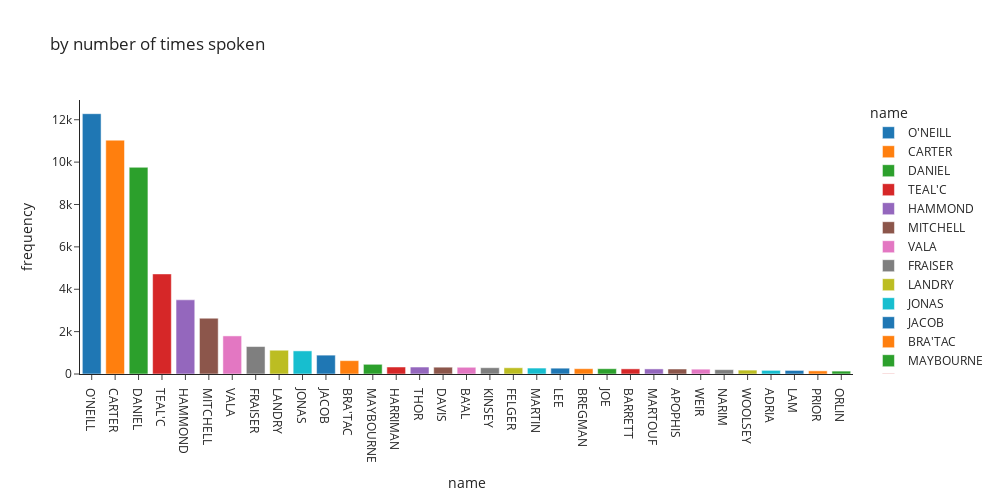

The cell this chart's notebook holds for it:
### Markdown cell above
However, Over all seasons, Jack O'Neill talks the most often.

### Code cell
gc.collect()
px.bar(
    over_all_seasons.sort("frequency", descending=True),
    x="name",
    y="frequency",
    color="name",
    title="by number of times spoken",
    template="simple_white",
    width=1000,
    height=500,
)

### Figure 1 — Plotly figure (JSON) as saved in the notebook; plotly's stock layout.template omitted (floating-point values rounded to 4 significant figures)
{"data": [{"alignmentgroup": "True", "hovertemplate": "name=%{x}<br>frequency=%{y}<extra></extra>", "legendgroup": "O'NEILL", "marker": {"color": "#1F77B4", "pattern": {"shape": ""}}, "name": "O'NEILL", "offsetgroup": "O'NEILL", "orientation": "v", "showlegend": true, "textposition": "auto", "type": "bar", "x": ["O'NEILL"], "xaxis": "x", "y": [12285], "yaxis": "y"}, {"alignmentgroup": "True", "hovertemplate": "name=%{x}<br>frequency=%{y}<extra></extra>", "legendgroup": "CARTER", "marker": {"color": "#FF7F0E", "pattern": {"shape": ""}}, "name": "CARTER", "offsetgroup": "CARTER", "orientation": "v", "showlegend": true, "textposition": "auto", "type": "bar", "x": ["CARTER"], "xaxis": "x", "y": [11036], "yaxis": "y"}, {"alignmentgroup": "True", "hovertemplate": "name=%{x}<br>frequency=%{y}<extra></extra>", "legendgroup": "DANIEL", "marker": {"color": "#2CA02C", "pattern": {"shape": ""}}, "name": "DANIEL", "offsetgroup": "DANIEL", "orientation": "v", "showlegend": true, "textposition": "auto", "type": "bar", "x": ["DANIEL"], "xaxis": "x", "y": [9755], "yaxis": "y"}, {"alignmentgroup": "True", "hovertemplate": "name=%{x}<br>frequency=%{y}<extra></extra>", "legendgroup": "TEAL'C", "marker": {"color": "#D62728", "pattern": {"shape": ""}}, "name": "TEAL'C", "offsetgroup": "TEAL'C", "orientation": "v", "showlegend": true, "textposition": "auto", "type": "bar", "x": ["TEAL'C"], "xaxis": "x", "y": [4724], "yaxis": "y"}, {"alignmentgroup": "True", "hovertemplate": "name=%{x}<br>frequency=%{y}<extra></extra>", "legendgroup": "HAMMOND", "marker": {"color": "#9467BD", "pattern": {"shape": ""}}, "name": "HAMMOND", "offsetgroup": "HAMMOND", "orientation": "v", "showlegend": true, "textposition": "auto", "type": "bar", "x": ["HAMMOND"], "xaxis": "x", "y": [3501], "yaxis": "y"}, {"alignmentgroup": "True", "hovertemplate": "name=%{x}<br>frequency=%{y}<extra></extra>", "legendgroup": "MITCHELL", "marker": {"color": "#8C564B", "pattern": {"shape": ""}}, "name": "MITCHELL", "offsetgroup": "MITCHELL", "orientation": "v", "showlegend": true, "textposition": "auto", "type": "bar", "x": ["MITCHELL"], "xaxis": "x", "y": [2634], "yaxis": "y"}, {"alignmentgroup": "True", "hovertemplate": "name=%{x}<br>frequency=%{y}<extra></extra>", "legendgroup": "VALA", "marker": {"color": "#E377C2", "pattern": {"shape": ""}}, "name": "VALA", "offsetgroup": "VALA", "orientation": "v", "showlegend": true, "textposition": "auto", "type": "bar", "x": ["VALA"], "xaxis": "x", "y": [1798], "yaxis": "y"}, {"alignmentgroup": "True", "hovertemplate": "name=%{x}<br>frequency=%{y}<extra></extra>", "legendgroup": "FRAISER", "marker": {"color": "#7F7F7F", "pattern": {"shape": ""}}, "name": "FRAISER", "offsetgroup": "FRAISER", "orientation": "v", "showlegend": true, "textposition": "auto", "type": "bar", "x": ["FRAISER"], "xaxis": "x", "y": [1296], "yaxis": "y"}, {"alignmentgroup": "True", "hovertemplate": "name=%{x}<br>frequency=%{y}<extra></extra>", "legendgroup": "LANDRY", "marker": {"color": "#BCBD22", "pattern": {"shape": ""}}, "name": "LANDRY", "offsetgroup": "LANDRY", "orientation": "v", "showlegend": true, "textposition": "auto", "type": "bar", "x": ["LANDRY"], "xaxis": "x", "y": [1122], "yaxis": "y"}, {"alignmentgroup": "True", "hovertemplate": "name=%{x}<br>frequency=%{y}<extra></extra>", "legendgroup": "JONAS", "marker": {"color": "#17BECF", "pattern": {"shape": ""}}, "name": "JONAS", "offsetgroup": "JONAS", "orientation": "v", "showlegend": true, "textposition": "auto", "type": "bar", "x": ["JONAS"], "xaxis": "x", "y": [1091], "yaxis": "y"}, {"alignmentgroup": "True", "hovertemplate": "name=%{x}<br>frequency=%{y}<extra></extra>", "legendgroup": "JACOB", "marker": {"color": "#1F77B4", "pattern": {"shape": ""}}, "name": "JACOB", "offsetgroup": "JACOB", "orientation": "v", "showlegend": true, "textposition": "auto", "type": "bar", "x": ["JACOB"], "xaxis": "x", "y": [890], "yaxis": "y"}, {"alignmentgroup": "True", "hovertemplate": "name=%{x}<br>frequency=%{y}<extra></extra>", "legendgroup": "BRA'TAC", "marker": {"color": "#FF7F0E", "pattern": {"shape": ""}}, "name": "BRA'TAC", "offsetgroup": "BRA'TAC", "orientation": "v", "showlegend": true, "textposition": "auto", "type": "bar", "x": ["BRA'TAC"], "xaxis": "x", "y": [630], "yaxis": "y"}, {"alignmentgroup": "True", "hovertemplate": "name=%{x}<br>frequency=%{y}<extra></extra>", "legendgroup": "MAYBOURNE", "marker": {"color": "#2CA02C", "pattern": {"shape": ""}}, "name": "MAYBOURNE", "offsetgroup": "MAYBOURNE", "orientation": "v", "showlegend": true, "textposition": "auto", "type": "bar", "x": ["MAYBOURNE"], "xaxis": "x", "y": [458], "yaxis": "y"}, {"alignmentgroup": "True", "hovertemplate": "name=%{x}<br>frequency=%{y}<extra></extra>", "legendgroup": "HARRIMAN", "marker": {"color": "#D62728", "pattern": {"shape": ""}}, "name": "HARRIMAN", "offsetgroup": "HARRIMAN", "orientation": "v", "showlegend": true, "textposition": "auto", "type": "bar", "x": ["HARRIMAN"], "xaxis": "x", "y": [331], "yaxis": "y"}, {"alignmentgroup": "True", "hovertemplate": "name=%{x}<br>frequency=%{y}<extra></extra>", "legendgroup": "THOR", "marker": {"color": "#9467BD", "pattern": {"shape": ""}}, "name": "THOR", "offsetgroup": "THOR", "orientation": "v", "showlegend": true, "textposition": "auto", "type": "bar", "x": ["THOR"], "xaxis": "x", "y": [329], "yaxis": "y"}, {"alignmentgroup": "True", "hovertemplate": "name=%{x}<br>frequency=%{y}<extra></extra>", "legendgroup": "DAVIS", "marker": {"color": "#8C564B", "pattern": {"shape": ""}}, "name": "DAVIS", "offsetgroup": "DAVIS", "orientation": "v", "showlegend": true, "textposition": "auto", "type": "bar", "x": ["DAVIS"], "xaxis": "x", "y": [322], "yaxis": "y"}, {"alignmentgroup": "True", "hovertemplate": "name=%{x}<br>frequency=%{y}<extra></extra>", "legendgroup": "BA'AL", "marker": {"color": "#E377C2", "pattern": {"shape": ""}}, "name": "BA'AL", "offsetgroup": "BA'AL", "orientation": "v", "showlegend": true, "textposition": "auto", "type": "bar", "x": ["BA'AL"], "xaxis": "x", "y": [318], "yaxis": "y"}, {"alignmentgroup": "True", "hovertemplate": "name=%{x}<br>frequency=%{y}<extra></extra>", "legendgroup": "KINSEY", "marker": {"color": "#7F7F7F", "pattern": {"shape": ""}}, "name": "KINSEY", "offsetgroup": "KINSEY", "orientation": "v", "showlegend": true, "textposition": "auto", "type": "bar", "x": ["KINSEY"], "xaxis": "x", "y": [297], "yaxis": "y"}, {"alignmentgroup": "True", "hovertemplate": "name=%{x}<br>frequency=%{y}<extra></extra>", "legendgroup": "FELGER", "marker": {"color": "#BCBD22", "pattern": {"shape": ""}}, "name": "FELGER", "offsetgroup": "FELGER", "orientation": "v", "showlegend": true, "textposition": "auto", "type": "bar", "x": ["FELGER"], "xaxis": "x", "y": [295], "yaxis": "y"}, {"alignmentgroup": "True", "hovertemplate": "name=%{x}<br>frequency=%{y}<extra></extra>", "legendgroup": "MARTIN", "marker": {"color": "#17BECF", "pattern": {"shape": ""}}, "name": "MARTIN", "offsetgroup": "MARTIN", "orientation": "v", "showlegend": true, "textposition": "auto", "type": "bar", "x": ["MARTIN"], "xaxis": "x", "y": [281], "yaxis": "y"}, {"alignmentgroup": "True", "hovertemplate": "name=%{x}<br>frequency=%{y}<extra></extra>", "legendgroup": "LEE", "marker": {"color": "#1F77B4", "pattern": {"shape": ""}}, "name": "LEE", "offsetgroup": "LEE", "orientation": "v", "showlegend": true, "textposition": "auto", "type": "bar", "x": ["LEE"], "xaxis": "x", "y": [275], "yaxis": "y"}, {"alignmentgroup": "True", "hovertemplate": "name=%{x}<br>frequency=%{y}<extra></extra>", "legendgroup": "BREGMAN", "marker": {"color": "#FF7F0E", "pattern": {"shape": ""}}, "name": "BREGMAN", "offsetgroup": "BREGMAN", "orientation": "v", "showlegend": true, "textposition": "auto", "type": "bar", "x": ["BREGMAN"], "xaxis": "x", "y": [251], "yaxis": "y"}, {"alignmentgroup": "True", "hovertemplate": "name=%{x}<br>frequency=%{y}<extra></extra>", "legendgroup": "JOE", "marker": {"color": "#2CA02C", "pattern": {"shape": ""}}, "name": "JOE", "offsetgroup": "JOE", "orientation": "v", "showlegend": true, "textposition": "auto", "type": "bar", "x": ["JOE"], "xaxis": "x", "y": [250], "yaxis": "y"}, {"alignmentgroup": "True", "hovertemplate": "name=%{x}<br>frequency=%{y}<extra></extra>", "legendgroup": "BARRETT", "marker": {"color": "#D62728", "pattern": {"shape": ""}}, "name": "BARRETT", "offsetgroup": "BARRETT", "orientation": "v", "showlegend": true, "textposition": "auto", "type": "bar", "x": ["BARRETT"], "xaxis": "x", "y": [243], "yaxis": "y"}, {"alignmentgroup": "True", "hovertemplate": "name=%{x}<br>frequency=%{y}<extra></extra>", "legendgroup": "MARTOUF", "marker": {"color": "#9467BD", "pattern": {"shape": ""}}, "name": "MARTOUF", "offsetgroup": "MARTOUF", "orientation": "v", "showlegend": true, "textposition": "auto", "type": "bar", "x": ["MARTOUF"], "xaxis": "x", "y": [240], "yaxis": "y"}, {"alignmentgroup": "True", "hovertemplate": "name=%{x}<br>frequency=%{y}<extra></extra>", "legendgroup": "APOPHIS", "marker": {"color": "#8C564B", "pattern": {"shape": ""}}, "name": "APOPHIS", "offsetgroup": "APOPHIS", "orientation": "v", "showlegend": true, "textposition": "auto", "type": "bar", "x": ["APOPHIS"], "xaxis": "x", "y": [236], "yaxis": "y"}, {"alignmentgroup": "True", "hovertemplate": "name=%{x}<br>frequency=%{y}<extra></extra>", "legendgroup": "WEIR", "marker": {"color": "#E377C2", "pattern": {"shape": ""}}, "name": "WEIR", "offsetgroup": "WEIR", "orientation": "v", "showlegend": true, "textposition": "auto", "type": "bar", "x": ["WEIR"], "xaxis": "x", "y": [228], "yaxis": "y"}, {"alignmentgroup": "True", "hovertemplate": "name=%{x}<br>frequency=%{y}<extra></extra>", "legendgroup": "NARIM", "marker": {"color": "#7F7F7F", "pattern": {"shape": ""}}, "name": "NARIM", "offsetgroup": "NARIM", "orientation": "v", "showlegend": true, "textposition": "auto", "type": "bar", "x": ["NARIM"], "xaxis": "x", "y": [205], "yaxis": "y"}, {"alignmentgroup": "True", "hovertemplate": "name=%{x}<br>frequency=%{y}<extra></extra>", "legendgroup": "WOOLSEY", "marker": {"color": "#BCBD22", "pattern": {"shape": ""}}, "name": "WOOLSEY", "offsetgroup": "WOOLSEY", "orientation": "v", "showlegend": true, "textposition": "auto", "type": "bar", "x": ["WOOLSEY"], "xaxis": "x", "y": [184], "yaxis": "y"}, {"alignmentgroup": "True", "hovertemplate": "name=%{x}<br>frequency=%{y}<extra></extra>", "legendgroup": "ADRIA", "marker": {"color": "#17BECF", "pattern": {"shape": ""}}, "name": "ADRIA", "offsetgroup": "ADRIA", "orientation": "v", "showlegend": true, "textposition": "auto", "type": "bar", "x": ["ADRIA"], "xaxis": "x", "y": [172], "yaxis": "y"}, {"alignmentgroup": "True", "hovertemplate": "name=%{x}<br>frequency=%{y}<extra></extra>", "legendgroup": "LAM", "marker": {"color": "#1F77B4", "pattern": {"shape": ""}}, "name": "LAM", "offsetgroup": "LAM", "orientation": "v", "showlegend": true, "textposition": "auto", "type": "bar", "x": ["LAM"], "xaxis": "x", "y": [169], "yaxis": "y"}, {"alignmentgroup": "True", "hovertemplate": "name=%{x}<br>frequency=%{y}<extra></extra>", "legendgroup": "PRIOR", "marker": {"color": "#FF7F0E", "pattern": {"shape": ""}}, "name": "PRIOR", "offsetgroup": "PRIOR", "orientation": "v", "showlegend": true, "textposition": "auto", "type": "bar", "x": ["PRIOR"], "xaxis": "x", "y": [148], "yaxis": "y"}, {"alignmentgroup": "True", "hovertemplate": "name=%{x}<br>frequency=%{y}<extra></extra>", "legendgroup": "ORLIN", "marker": {"color": "#2CA02C", "pattern": {"shape": ""}}, "name": "ORLIN", "offsetgroup": "ORLIN", "orientation": "v", "showlegend": true, "textposition": "auto", "type": "bar", "x": ["ORLIN"], "xaxis": "x", "y": [137], "yaxis": "y"}], "layout": {"barmode": "relative", "height": 500, "legend": {"title": {"text": "name"}, "tracegroupgap": 0}, "title": {"text": "by number of times spoken"}, "width": 1000, "xaxis": {"anchor": "y", "autorange": true, "categoryarray": ["O'NEILL", "CARTER", "DANIEL", "TEAL'C", "HAMMOND", "MITCHELL", "VALA", "FRAISER", "LANDRY", "JONAS", "JACOB", "BRA'TAC", "MAYBOURNE", "HARRIMAN", "THOR", "DAVIS", "BA'AL", "KINSEY", "FELGER", "MARTIN", "LEE", "BREGMAN", "JOE", "BARRETT", "MARTOUF", "APOPHIS", "WEIR", "NARIM", "WOOLSEY", "ADRIA", "LAM", "PRIOR", "ORLIN"], "categoryorder": "array", "domain": [0, 1], "range": [-0.5, 32.5], "title": {"text": "name"}, "type": "category"}, "yaxis": {"anchor": "x", "autorange": true, "domain": [0, 1], "range": [0, 12930.0], "title": {"text": "frequency"}, "type": "linear"}}}
